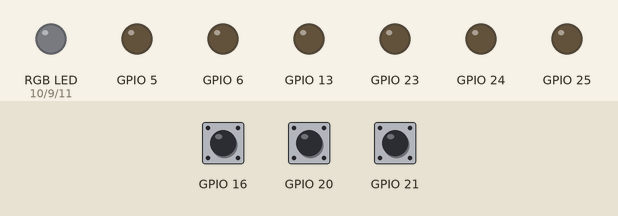
This program was run on a simulated Raspberry Pi (BCM pin numbers). Shown: an RGB LED mixed from three pins (HIGH = lit), output pins drawn as LEDs (lit = HIGH). The test bench sets the inputs (shaded band); at power-on: GPIO 16 HIGH, GPIO 20 HIGH, GPIO 21 HIGH.

Above: at 1.2 s.
1.3 s: GPIO 16 pulled LOW for 0.15 s
At 1.9 s:
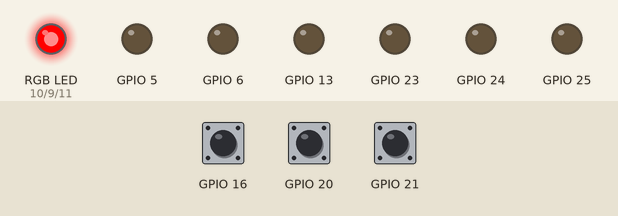
2.9 s: GPIO 20 pulled LOW for 0.15 s
At 4.1 s:
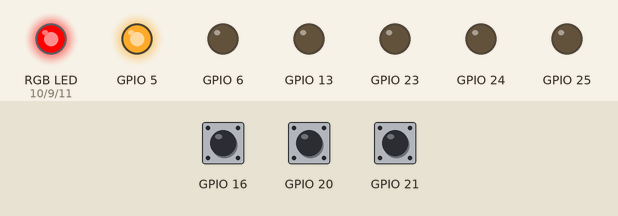
4.5 s: GPIO 21 pulled LOW for 0.15 s
At 5.6 s:
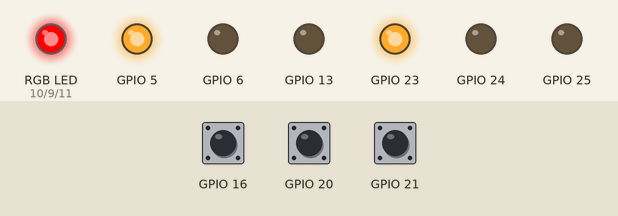
6.1 s: GPIO 16 pulled LOW for 1 s
At 6.8 s:
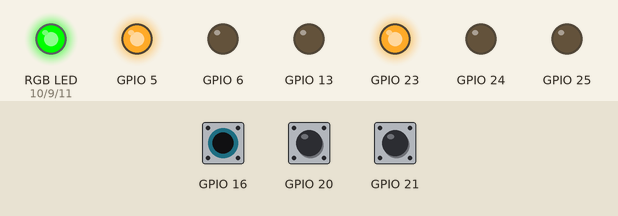
8.6 s: GPIO 20 pulled LOW for 1 s
At 9.9 s:
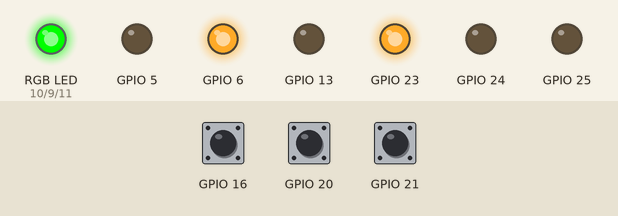
11.1 s: GPIO 21 pulled LOW for 1 s
At 11.9 s:
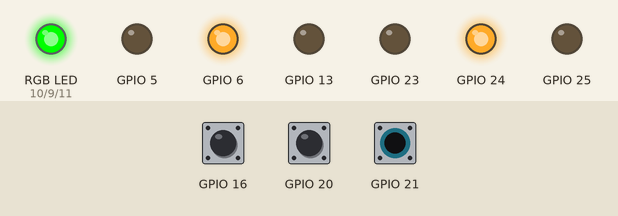
Timing chart, 0 to 14.1 s (numbered marks = the images above; inputs shaded):
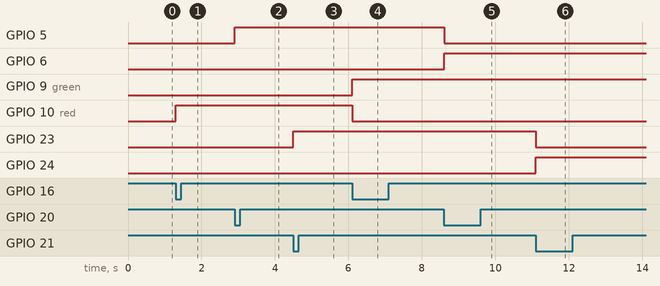

The program:

LED.py
```python
import RPi.GPIO as GPIO
import time

# GPIO Pin Setup for RGB LEDs
LED_PINS = {
    "LED1": {"red": 10, "green": 9, "blue": 11},  # GPIO pins for LED1
    "LED2": {"red": 5, "green": 6, "blue": 13},    # GPIO pins for LED2
    "LED3": {"red": 23, "green": 24, "blue": 25},  # GPIO pins for LED3
}

# GPIO Pin Setup for Touch Sensors
TOUCH_SENSORS = {
    "SENSOR1": 16,  # GPIO pin for Sensor 1 (paired with LED1)
    "SENSOR2": 20,  # GPIO pin for Sensor 2 (paired with LED2)
    "SENSOR3": 21,  # GPIO pin for Sensor 3 (paired with LED3)
}

# Colors to cycle through
COLORS = [
    (1, 0, 0),  # Red
    (0, 1, 0),  # Green
    (0, 0, 1),  # Blue
    (1, 0, 1),  # Purple
]

# Initialize GPIO
GPIO.setmode(GPIO.BCM)

# Setup LED pins as outputs
for led, pins in LED_PINS.items():
    for color, pin in pins.items():
        GPIO.setup(pin, GPIO.OUT, initial = GPIO.LOW)  # Turn off all LEDs initially

# Setup touch sensor pins as inputs with pull-up resistors
for sensor, pin in TOUCH_SENSORS.items():
    GPIO.setup(pin, GPIO.IN, pull_up_down=GPIO.PUD_UP)

# Function to set LED color
def set_led_color(led, red, green, blue):
    GPIO.output(LED_PINS[led]["red"], red)
    GPIO.output(LED_PINS[led]["green"], green)
    GPIO.output(LED_PINS[led]["blue"], blue)

# Dictionary to track the current color state for each LED
color_states = {"LED1": -1, "LED2": -1, "LED3": -1}  # Start with all LEDs off

# Dictionary to track the previous state of each sensor
sensor_states = {sensor: GPIO.LOW for sensor in TOUCH_SENSORS}

# Function to toggle color for a specific LED
def toggle_led_color(led):
    color_states[led] = (color_states[led] + 1) % len(COLORS)
    set_led_color(led, *COLORS[color_states[led]])

# Main loop
def test():
    # Check each sensor and update its corresponding LED
    for sensor, pin in TOUCH_SENSORS.items():
        current_state = GPIO.input(pin)
        if current_state != sensor_states[sensor]:  # Sensor state has changed
            sensor_states[sensor] = current_state  # Update the sensor state
            if current_state == GPIO.LOW:  # Sensor is pressed (LOW)
                led = f"LED{sensor[-1]}"  # Match sensor to LED (e.g., SENSOR1 -> LED1)
                toggle_led_color(led)

try:
    while True:
        test()

        # Small delay to avoid excessive CPU usage
        time.sleep(0.1)

except KeyboardInterrupt:
    # Clean up GPIO on exit
    GPIO.cleanup()
```

Measured:
- after the input at 1.3 s, GPIO 10 (red): LOW → HIGH at once
- after the input at 2.9 s, GPIO 5: LOW → HIGH at once
- after the input at 4.5 s, GPIO 23: LOW → HIGH at once
- after the input at 6.1 s, GPIO 9 (green): LOW → HIGH at once; GPIO 10 (red): HIGH → LOW at once
- after the input at 8.6 s, GPIO 5: HIGH → LOW at once; GPIO 6: LOW → HIGH at once
- after the input at 11.1 s, GPIO 23: HIGH → LOW at once; GPIO 24: LOW → HIGH at once
